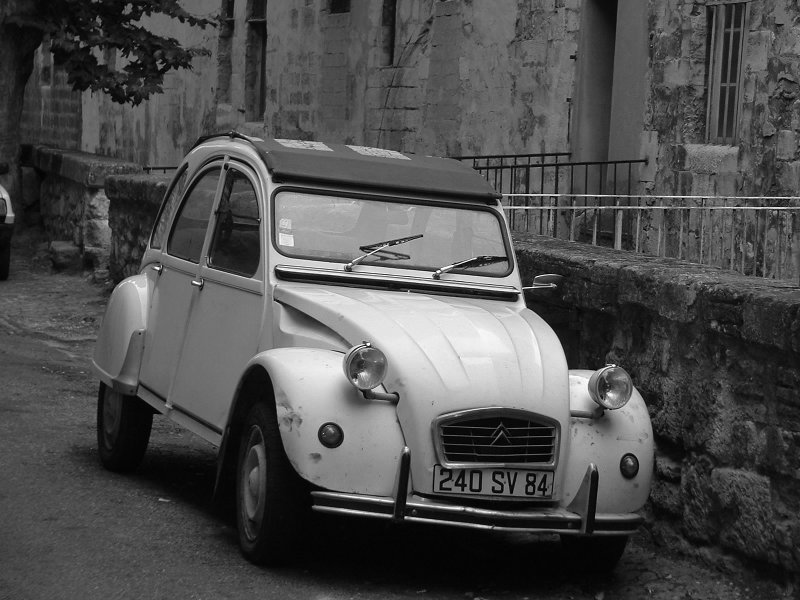
#> input picture Sheet07/images/dolly.png, 800 x 600 px
$ jupyter execute --allow-errors sheet07.ipynb   (shell and % lines are left out)
#> lines starting #> are read from the running program, lines starting #| are printed output that depends on the picture
Osnabrück University - Computer Vision (Winter Term 2021/22) - Prof. Dr.-Ing. G. Heidemann, Ulf Krumnack, Axel Schaffland

# Exercise Sheet 07: Fourier Transform

## Introduction

This week's sheet should be solved and handed in before the end of **Tuesday, January 11, 2022**. Therefore, the sheet is a bit longer and you can get a total of 26 points. If you need help (and Google and other resources were not enough), feel free to contact your groups' designated tutor or whomever of us you run into first. Please upload your results to your group's Stud.IP folder.

**HINT: There is a bonus exercise in the end. If you do this bonus exercise you may leave out one of the other exercises.**

## Assignment 0: Math recap (Expectation and Variance) [0 Points]

This exercise is supposed to be very easy, does not give any points, and is voluntary. There will be a similar exercise on every sheet. It is intended to revise some basic mathematical notions that are assumed throughout this class and to allow you to check if you are comfortable with them. Usually you should have no problem to answer these questions offhand, but if you feel unsure, this is a good time to look them up again. You are always welcome to discuss questions with the tutors or in the practice session. Also, if you have a (math) topic you would like to recap, please let us know.

**a)** What is the relation between mean and expectated value? How to compute it?

YOUR ANSWER HERE

**b)** What is the variance? What does it express? Why is there a square in the formula?

YOUR ANSWER HERE

**c)** Can you compute mean and variance of a given 1-dimensional dataset (e.g., $D=\{9,10,11,7,13\}$). Can you do the same for a 3-dimensional dataset (e.g., D=\{(1,10,9), (1,10,10), (10,10,11), (19,10,7), (19,10,13)\})?

YOUR ANSWER HERE

[cell 1]
# YOUR CODE HERE

## Exercise 1: Understanding Fourier Transform [7 points]

This exercise aims at getting some intuition of finite, 2d-Fourier transform.

*Hint:* Python and numpy can deal with complex numbers: `np.real()` and `np.imag()` provide the real and imaginary parts. `np.abs()` and `np.angle()` provide amplitude and phase. `np.conj()` gives the complex conjugate.

**a)** Transform the image `dolly.png` into the frequency space (you may use the function
`numpy.fft.fft2`). The result will be a complex matrix. Plot histograms for the amplitude and phase
values. You may take the logarithm of the amplitude to enhance contrast.

[cell 2]
import numpy as np
import matplotlib.pyplot as plt

img = plt.imread('images/dolly.png')
#> img is the input picture: shape (600, 800) float32; min 0, max 1, mean 0.305
ft_img = np.fft.fft2(img)
amplitudes = [np.abs(entry) for entry in ft_img.flatten()]
#> amplitudes = 480000 items
phases = [np.angle(entry) for entry in ft_img.flatten()]
#> phases = 480000 items
plt.hist(np.log(amplitudes), 100, (np.log(min(amplitudes)), np.log(max(amplitudes))))
plt.title('Amplitudes')
plt.show()
plt.hist(phases, 100, (min(phases), max(phases)))
plt.title('Phases')
plt.show()

**b)** Display the amplitude and phase in separate images. You may again take the logarithm of
the amplitude to enhance the contrast. You may also center the base frequency (see function `numpy.fft.fftshift`). Compare your results with CV-09, slide 33.

[cell 3]
import numpy as np
import matplotlib.pyplot as plt

img = plt.imread('images/dolly.png')
ft_img_shifted = np.fft.fftshift(np.fft.fft2(img))
amplitudes = np.abs(ft_img_shifted)
phases = np.angle(ft_img_shifted)
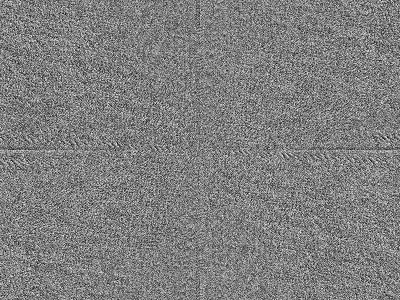
#> phases: shape (600, 800) float64 (shown at 1/2 size); min -3.14, max 3.14, mean -5.03e-18; drawn with min black and max white

plt.figure(figsize = (12, 15))
plt.subplot(2,1,1)
plt.imshow(np.log(amplitudes))
plt.show

plt.subplot(2,1,2)
plt.imshow(phases)
plt.show

**c)** Transform the image back from the frequency space to the image space (again using `fft2`).
What do you observe? Explain and repair the result.

[cell 4]
import numpy as np
import matplotlib.pyplot as plt

img = plt.imread('images/dolly.png')
ft_img = np.fft.fft2(img)
img_restored = np.fft.fft2(ft_img)

plt.subplot(2,1,1)
plt.imshow(img)
plt.show()

plt.subplot(2,1,2)
plt.imshow(np.fliplr(np.flipud(img_restored.real)))
plt.show()

As we can see, when restoring the original image from the FT just via fft2, the restored image is the original image fipped along both axes (horizontally and vertically). WHY?
We can fix this by flipping the resulting image once vertically and once horizontally.

**d)** Now restore the image, but only keep the amplitude and vary the phase. Try fixed phase
values (0, $\pi/2$,. . . ), a random phase matrix, or a noisy version of the original phase values.

[cell 5]
import numpy as np
import matplotlib.pyplot as plt

img = plt.imread('images/dollySquared.jpg')
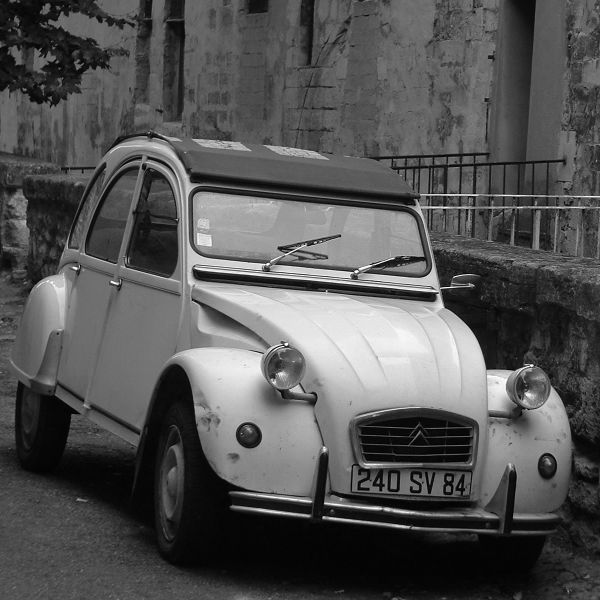
#> input picture Sheet07/images/dollySquared.jpg, 600 x 600 px
#> img is the input picture: shape (600, 600); min 0, max 255, mean 83.7

# Perform (fast) Fourier transform
ft = np.fft.fft2(img)

# Get amplitude and phase
amplitude = np.abs(ft)
phase = np.angle(ft)
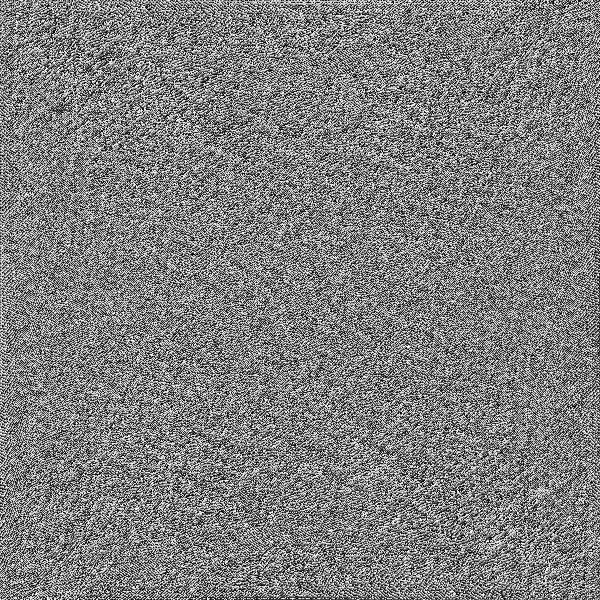
#> phase: shape (600, 600) float64; min -3.14, max 3.14, mean 8.73e-06; drawn with min black and max white

phases = []
phases.append((phase, "original phase"))
phases.append((np.zeros(phase.shape), "zero phase"))
phases.append((np.ones(phase.shape)*phase.max(), "constant phase"))
phases.append((np.random.rand(*phase.shape), "random phase"))
phases.append((phase, "original phase"))

plt.figure(figsize=(12, 16)); plt.gray()
plt.subplot(3, 2, 1); plt.axis('off'); plt.imshow(img); plt.title('Original')

for i, (phase, tit) in enumerate(phases):
    ft0 = amplitude * np.exp(1j * phase)
    img0 = np.abs(np.fft.ifft2(ft0))
    plt.subplot(3, 2, 2+i); plt.axis('off'); plt.title(tit)
    plt.imshow(img0)
#> this loop made 5 passes
#> tit on passes 1 to 5: 'original phase', 'zero phase', 'constant phase', 'random phase', 'original phase'
#> pass 2, `img0 = np.abs(np.fft.ifft2(ft0))`:
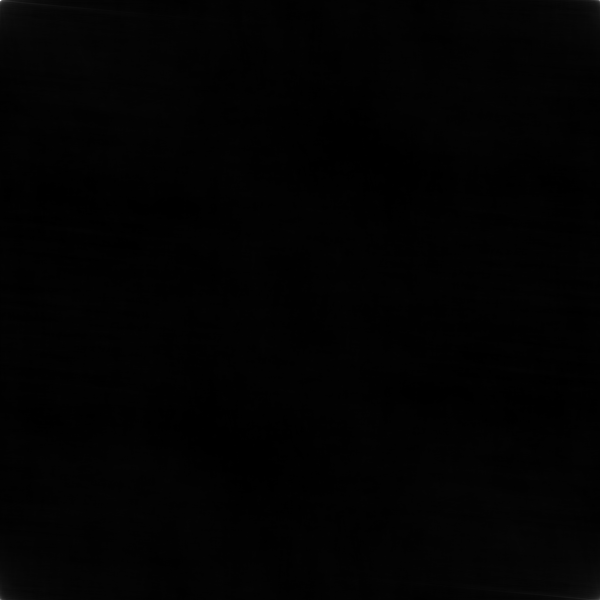
#> img0: shape (600, 600) float64; min 0.00799, max 7885.7, mean 83.7; drawn with min black and max white

plt.show()

**e)** We do the same, but now we keep the phase while varying the amplitude values, i.e. constant,
amplitude, randomly distributed amplitudes and noisy versions of the the original values.

Explain the results!

[cell 6]
import numpy as np
import matplotlib.pyplot as plt

img = plt.imread('images/dolly.png')

# Perform (fast) Fourier transform
ft = np.fft.fft2(img)

# Get amplitude and phase
amplitude = np.abs(ft)
#> amplitude: shape (600, 800) float64
phase = np.angle(ft)
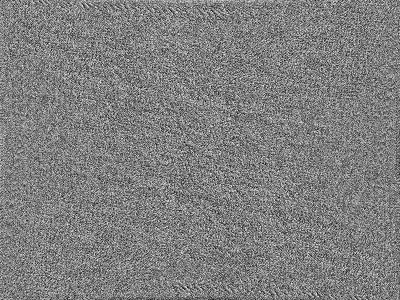
#> phase: shape (600, 800) float64 (shown at 1/2 size); min -3.14, max 3.14, mean -4.5e-18; drawn with min black and max white

amplitudes = []
amplitudes.append((amplitude, "original amplitude"))
amplitudes.append((np.zeros(amplitude.shape), "zero amplitude"))
amplitudes.append((np.ones(amplitude.shape)*amplitude.max(), "constant amplitude"))
amplitudes.append((np.random.rand(*amplitude.shape), "random amplitude"))
amplitudes.append((amplitude, "original amplitude"))

plt.figure(figsize=(12, 16)); plt.gray()
plt.subplot(3, 2, 1); plt.axis('off'); plt.imshow(img); plt.title('Original')

for i, (amp, tit) in enumerate(amplitudes):
    ft0 = amp * np.exp(1j * phase)
    img0 = np.abs(np.fft.ifft2(ft0))
    plt.subplot(3, 2, 2+i); plt.axis('off'); plt.title(tit)
    plt.imshow(img0)
#> this loop made 5 passes
#> pass 3, `img0 = np.abs(np.fft.ifft2(ft0))`:
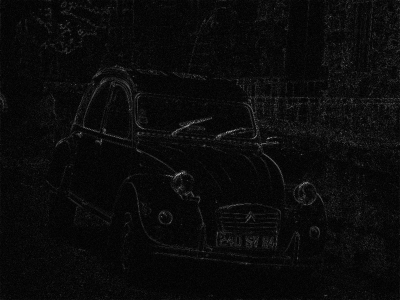
#> img0: shape (600, 800) float64 (shown at 1/2 size); min 0.00118, max 3288.2, mean 142.3; drawn with min black and max white

plt.show()

YOUR ANSWER HERE

## Exercise 2: Implementing Fourier Transform [6 points]

**a)**
Explain in your own words the idea of Fourier transform. What is the frequency space? What does a point in that space represent?

The idea of fourier transform is to extract the underlying sinus functions that make up a signal. To achieve this what fourier transform does is convert a signal into its frequency space. The x-axis of the frequency space represents the frequency and the y-axis how much of a signal lies within the given frequency. A point in frequency space therefore represents how much a certain frequency contributed to the final signal.

**b)** First implement a one-dimensional discrete version of Fourier transform, i.e. use the formula
$$ c_n = \sum_{x=0}^{L-1} f(x)\cdot e^{-\tfrac{2\pi i\cdot n}{L}\cdot x} \qquad \text{for $n=0,\ldots,L-1$}$$
for complex valued coefficients.

Plot the graph and the results of your Fourier transform, using the Matplotlib function `plot()`, for different functions. Compare your results with the output of the function `numpy.fft.fft`.

[cell 7]
import numpy as np
from scipy import misc
import matplotlib.pyplot as plt


def fourier1d(func):
    """
    Perform a discrete 1D Fourier transform.

    Args:
        func (ndarray): 1-D array containing the function values.

    Returns:
        ndarray (complex): The Fourier transformed function.
    """
    L = func.shape[0]
    ft = np.zeros(L, dtype=complex)
    for n in range(L):
        c_n = sum(func[x]*np.exp(-2j*np.pi*n*x/L) for x in range(L))
        ft[n] = c_n
    return ft


# number of points
L = np.arange(100)


def gaussian(x, mu, sig):
    return np.exp(-np.power(x - mu, 2.) / (2 * np.power(sig, 2.)))


func = np.sin(2 * np.pi * L / len(L))


# Own implementation.
ft = fourier1d(func)
plt.figure(figsize=(20, 8))
plt.suptitle('Own implementation');
plt.subplot(1, 3, 1); plt.plot(L,func); plt.title('Function')
plt.subplot(1, 3, 2); plt.plot(L, np.abs(ft)); plt.title('FT (Amplitude)')
plt.subplot(1, 3, 3); plt.plot(L, np.angle(ft)); plt.title('FT (Phase)')
plt.show()

# Numpy implementation.
ft = np.fft.fft(func)
plt.figure(figsize=(20, 8))
plt.suptitle('Numpy implementation (FFT)')
plt.subplot(1, 3, 1); plt.plot(L, func); plt.title('Function')
plt.subplot(1, 3, 2); plt.plot(L, np.abs(ft)); plt.title('FT (Amplitude)')
plt.subplot(1, 3, 3); plt.plot(L, np.angle(ft)); plt.title('FT (Phase)')
plt.show()

**c)** Now implement a 2-dimensional version of Fourier transform for images, using the formula from the lecture. Compare your result with the output of `fft2`.

[cell 8]
import numpy as np
import matplotlib.pyplot as plt


def fourier2d(img):
    """
    Perform discrete 2D Fourier transform of a given image.

    Args:
        img (ndarray): Input image.

    Returns:

    """
    M, N = img.shape
    ft = np.zeros((M, N), dtype=complex)
    for u, v in np.ndindex((M, N)):
        ft[u, v] = 1/(M*N) * sum(sum(img[m, n]*np.exp(-2j*np.pi*((m*u/M)+(n*v/N))) for n in range(N)) for m in range(M))
    return ft


# Now (visually) compare your results with np.fft.fft2
img = plt.imread('images/dolly.png')[:50,:50]

plt.subplot(1,2,1)
ft2 = np.fft.fftshift(fourier2d(img))
plt.imshow(np.log(abs(ft2)))

plt.subplot(1,2,2)
ft2 = np.fft.fftshift(np.fft.fft2(img))
plt.imshow(np.log(abs(ft2)))

plt.show()
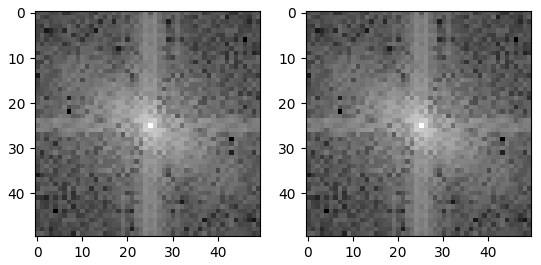
#> figure drawn by matplotlib, 2 panels

## Exercise 3: Convolution theorem [7 points]

**a)** What does the convolution theorem state and what are its practical consequences?

Definition: It states that convolution in space / image plane of two functions is the same as first multiplying their Fourier Transforms (transforming them into Fourier space) and then transform it back into the image space.

Practical consequences:
- computation of convolution may be faster using Fourier space
- we can extract the properties of a convolution kernel in Fourier space

**b)**
When introducing convolution, we have discussed different methods to deal with boundary pixels. From the perspective of Fourier analysis, what is the natural way to deal with this problem?

If the convolution is implemented using Fourier analysis (multiplying the Fourier Transforms) and then transforming it back to the image space, you automatically do a convolution for a periodically continued image (meaning you don't have discrete boundary you have to deal with).

**c)** What is the complexity for computing a convolution using the convolution theorem? Compare this with your complexity results from sheet 01, Assignment 1(c).

Image pixel size: $k = M*N$

Kernel size: $e=(2m+1)(2n+1)$ elements

Fourier Transform on image:
$O((M*N)^2)$

Transformation of kernels:
$O(n*(((2m+1)(2n+1))^2)$

Pointwise multiplication of transformed kernels with transformed image:
$O(n*(k*(e+(e-1)))$

Transform back:
$O((M'*N')^2)$

Complexity of standard convolution:
$O(k*(e+(e-1))$; note: this does not include the additions that are neccessary to loop over the pixels.

**d)** Proof the convolution theorem.

YOUR ANSWER HERE

## Exercise 4: Filter design and frequency space[6 points]

**a)** Create and plot the kernels of box filter and binomial filter in frequency space. Vary the the kernel size. What do you observe?

[cell 9]
import numpy as np
import matplotlib.pyplot as plt
from scipy.special import binom

kernel_size = 9 # vary this
image_size = 9
# Why is image_size defining size of kernels?

# compute the kernel
box_kernel = np.zeros((image_size,image_size))
binomial_kernel = np.zeros((image_size,image_size))

# YOUR CODE HERE
box_kernel = (box_kernel + 1) * (1/(kernel_size*kernel_size))
n = kernel_size - 1
binomial_kernel_constructor = []
for i in range(kernel_size):
    binomial_kernel_constructor.append(binom(n, i))
binomial_kernel = np.array(binomial_kernel_constructor).reshape(1,len(binomial_kernel_constructor)) * np.array(binomial_kernel_constructor).reshape(len(binomial_kernel_constructor), 1)
print(binomial_kernel)
binomial_kernel = (1/np.sum(binomial_kernel)) * binomial_kernel

box_frequencies = np.fft.fftshift(np.fft.fft2(box_kernel))
binomial_frequencies = np.fft.fftshift(np.fft.fft2(binomial_kernel))

# plot kernel in frequency space
plt.figure(figsize=(12,6))
plt.gray()
plt.subplot(1,2,1)
plt.title(f"Box filter (size={kernel_size})")
plt.imshow(np.abs(box_frequencies))
plt.plot(np.arange(image_size), np.abs(box_frequencies)[image_size//2]*image_size)
plt.ylim(0, image_size-1)
plt.subplot(1,2,2)
plt.title(f"Binomial filter (size={kernel_size})")
plt.imshow(np.abs(binomial_frequencies))
plt.plot(np.arange(image_size), np.abs(binomial_frequencies)[image_size//2]*image_size)
plt.ylim(0, image_size-1)
plt.show()
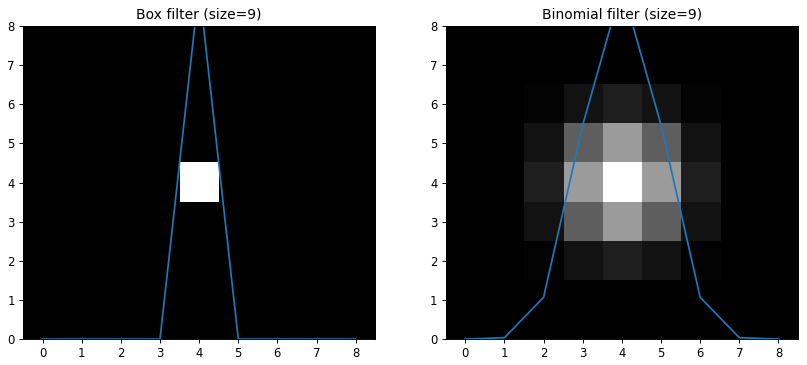
#> figure drawn by matplotlib, 2 panels

When varying the kernel size, the figures in the frequency space change their size accordingly. However, while the square for the box filter always stays just one square, we can observe more squares with differing gray values when increasing the size of the binomial filter. From a kernel size of about 9 onwards, it becomes really hard to still see the outer square in the frequency space.

**b)** Implement a low pass filter and apply it to the given image with different cut off frequencies $F_\max$. What do you observe? Explain that observation and discuss how to improve the result.

[cell 10]
import numpy as np
import matplotlib.pyplot as plt
import imageio
from scipy import ndimage

f_max = 360
#> (the rest of this cell did not finish here and is left out)

YOUR ANSWER HERE

**c)** What is a good kernel size for a Gaussian filter? Justify your answer.

A good size for a Gaussian filter is 3x3. This is because a larger size can lead to suppresion of higher spatial frequencies. That would result in a blurred image. Therefore, (if we have enough computational power) we should stick to a smaller kernel size and 3x3 is the smallest one that still makes sense.

**d)** Describe impulse ("salt and pepper") noise and explain what kind of filter should be used to remove such noise.

Salt and pepper noise means that we randomly have pixels that are either completely white or black. There are several filter with which we can remove salt & pepper noise from an image. The approach that might be most intuitive is to use a median filter of small size (e.g. 3x3). Using this filter, we will substitute the noise with the most prominent value of the pixels in its extended neighborhood.

## Exercise 5: Applying Fourier Transform [Bonus]

If you solve this exercise you may leave out one of the other exercises.

**a)** In order to apply the Custom Structuring Element to our satelite image in Assignment 4 of Sheet 3 we had to rotate the image. We had to measure the rotation angle by hand. We can now do this automatically via Fourier Transform.

1. Apply Fourier transform to the `img_gray`. The resulting amplitude should show the angle of the black lines.

1. Try to automatically get the rotation angle from the Fourier space. There are different ways to achieve this.
   Hints:
   * You may threshold the amplitudes, to only keep “relevant” values. You can then compute the angle of the largest relevant value.
   * Alternatively, you may apply methods you know from other lectures to get the main component and compute its angle.

1. Rotate the image back to its originally intended orientation (`skimage.transform.rotate`).

[cell 11]
import numpy as np
from skimage import color
from skimage.transform import hough_line
from skimage.transform import rotate
import matplotlib.pyplot as plt

img = plt.imread('images/landsat_stack2.png')
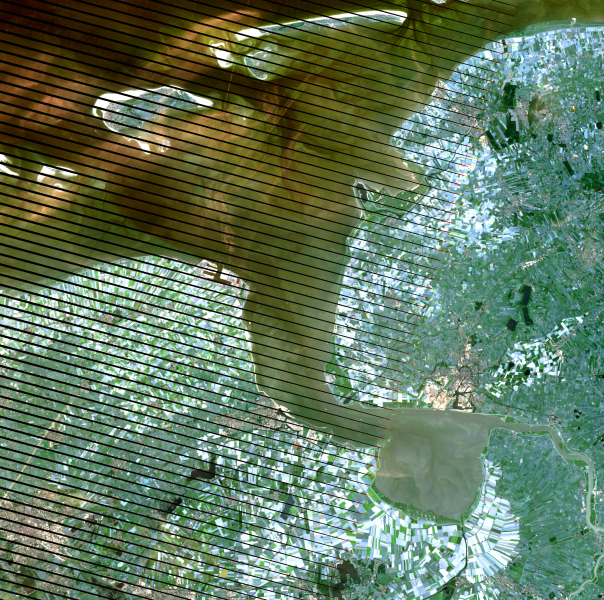
#> input picture Sheet07/images/landsat_stack2.png, 604 x 600 px
#> img is the input picture: shape (600, 604, 3) float32; mean R, G, B 0.385, 0.473, 0.371
img_gray = color.rgb2gray(img)
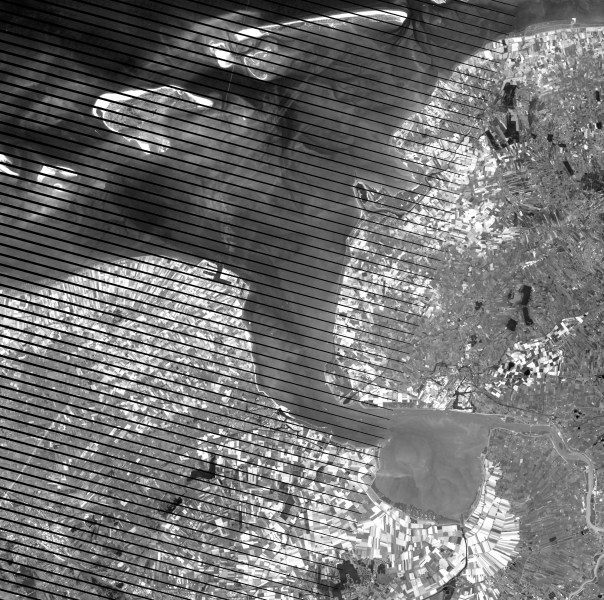
#> img_gray: shape (600, 604) float32; min 0, max 1, mean 0.447

# YOUR CODE HERE

plt.show()
